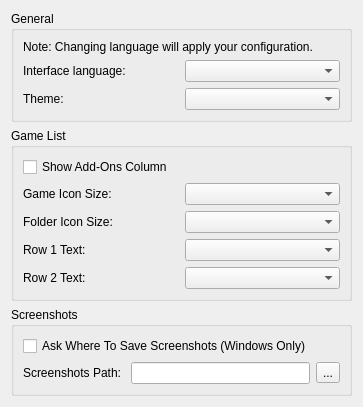
<?xml version="1.0" encoding="UTF-8"?>
<ui version="4.0">
 <class>ConfigureUi</class>
 <widget class="QWidget" name="ConfigureUi">
  <property name="geometry">
   <rect>
    <x>0</x>
    <y>0</y>
    <width>363</width>
    <height>391</height>
   </rect>
  </property>
  <property name="windowTitle">
   <string>Form</string>
  </property>
  <layout class="QVBoxLayout" name="verticalLayout">
   <item>
    <widget class="QGroupBox" name="general_groupBox">
     <property name="title">
      <string>General</string>
     </property>
     <layout class="QHBoxLayout" name="horizontalLayout">
      <item>
       <layout class="QVBoxLayout" name="verticalLayout_2">
        <item>
         <widget class="QLabel" name="label_change_language_info">
          <property name="text">
           <string>Note: Changing language will apply your configuration.</string>
          </property>
          <property name="wordWrap">
           <bool>true</bool>
          </property>
         </widget>
        </item>
        <item>
         <layout class="QHBoxLayout" name="horizontalLayout_2">
          <item>
           <widget class="QLabel" name="language_label">
            <property name="text">
             <string>Interface language:</string>
            </property>
           </widget>
          </item>
          <item>
           <widget class="QComboBox" name="language_combobox"/>
          </item>
         </layout>
        </item>
        <item>
         <layout class="QHBoxLayout" name="horizontalLayout_3">
          <item>
           <widget class="QLabel" name="theme_label">
            <property name="text">
             <string>Theme:</string>
            </property>
           </widget>
          </item>
          <item>
           <widget class="QComboBox" name="theme_combobox"/>
          </item>
         </layout>
        </item>
       </layout>
      </item>
     </layout>
    </widget>
   </item>
   <item>
    <widget class="QGroupBox" name="GameListGroupBox">
     <property name="title">
      <string>Game List</string>
     </property>
     <layout class="QHBoxLayout" name="GameListHorizontalLayout">
      <item>
       <layout class="QVBoxLayout" name="GeneralVerticalLayout">
        <item>
         <widget class="QCheckBox" name="show_add_ons">
          <property name="text">
           <string>Show Add-Ons Column</string>
          </property>
         </widget>
        </item>
        <item>
         <layout class="QHBoxLayout" name="game_icon_size_qhbox_layout_2">
          <item>
           <widget class="QLabel" name="game_icon_size_label">
            <property name="text">
             <string>Game Icon Size:</string>
            </property>
           </widget>
          </item>
          <item>
           <widget class="QComboBox" name="game_icon_size_combobox"/>
          </item>
         </layout>
        </item>
        <item>
         <layout class="QHBoxLayout" name="folder_icon_size_qhbox_layout_2">
          <item>
           <widget class="QLabel" name="folder_icon_size_label">
            <property name="text">
             <string>Folder Icon Size:</string>
            </property>
           </widget>
          </item>
          <item>
           <widget class="QComboBox" name="folder_icon_size_combobox"/>
          </item>
         </layout>
        </item>
        <item>
         <layout class="QHBoxLayout" name="row_1_qhbox_layout">
          <item>
           <widget class="QLabel" name="row_1_label">
            <property name="text">
             <string>Row 1 Text:</string>
            </property>
           </widget>
          </item>
          <item>
           <widget class="QComboBox" name="row_1_text_combobox"/>
          </item>
         </layout>
        </item>
        <item>
         <layout class="QHBoxLayout" name="row_2_qhbox_layout">
          <item>
           <widget class="QLabel" name="row_2_label">
            <property name="text">
             <string>Row 2 Text:</string>
            </property>
           </widget>
          </item>
          <item>
           <widget class="QComboBox" name="row_2_text_combobox"/>
          </item>
         </layout>
        </item>
       </layout>
      </item>
     </layout>
    </widget>
   </item>
   <item>
    <widget class="QGroupBox" name="screenshots_GroupBox">
     <property name="title">
      <string>Screenshots</string>
     </property>
     <layout class="QVBoxLayout" name="verticalLayout_4">
      <item>
       <layout class="QVBoxLayout" name="verticalLayout_3">
        <item>
         <widget class="QCheckBox" name="enable_screenshot_save_as">
          <property name="text">
           <string>Ask Where To Save Screenshots (Windows Only)</string>
          </property>
         </widget>
        </item>
        <item>
         <layout class="QHBoxLayout" name="horizontalLayout_4">
          <item>
           <widget class="QLabel" name="label">
            <property name="text">
             <string>Screenshots Path: </string>
            </property>
           </widget>
          </item>
          <item>
           <widget class="QLineEdit" name="screenshot_path_edit"/>
          </item>
          <item>
           <widget class="QToolButton" name="screenshot_path_button">
            <property name="text">
             <string>...</string>
            </property>
           </widget>
          </item>
         </layout>
        </item>
       </layout>
      </item>
     </layout>
    </widget>
   </item>
   <item>
    <spacer name="verticalSpacer">
     <property name="orientation">
      <enum>Qt::Vertical</enum>
     </property>
     <property name="sizeHint" stdset="0">
      <size>
       <width>20</width>
       <height>40</height>
      </size>
     </property>
    </spacer>
   </item>
  </layout>
 </widget>
 <resources/>
 <connections/>
</ui>
